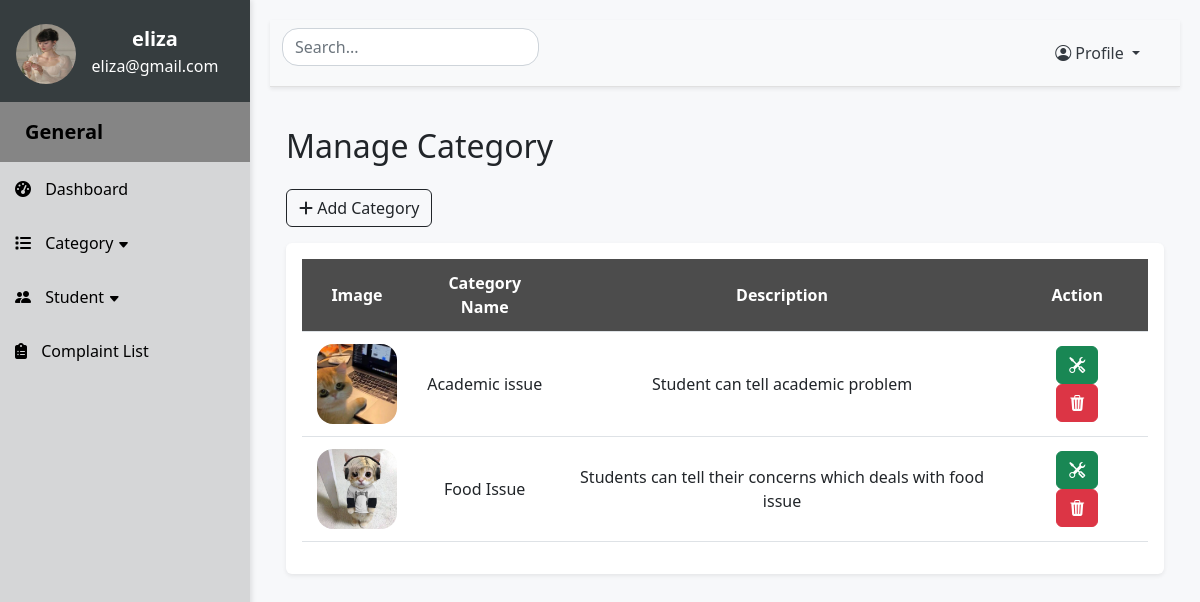
/viewCategory (signed in), run on an earlier commit of the app's database.
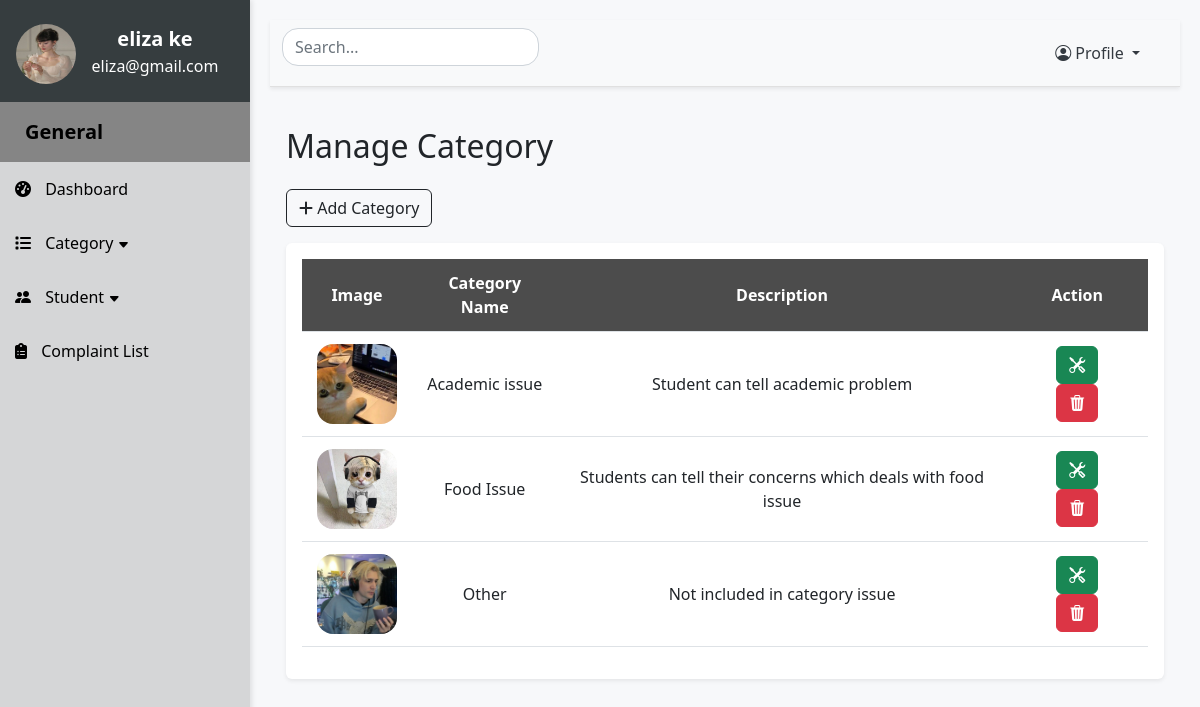
And on a later commit of the database.
### website/models.py (models this page shows)
class Category(db.Model):
    id = db.Column(db.Integer, primary_key=True)
    cat_name = db.Column(db.String(255), nullable=False)
    cat_description = db.Column(db.String(255), nullable=False)
    cat_image = db.Column(db.String(255), nullable=False)
    complaints = db.relationship('Complaints')

### app.py (the view)
@app.route('/viewCategory', methods=['GET', 'POST'])
def viewCategory():
    if 'admin_id' not in session:
        return redirect(url_for('SignIn'))
    else:
        return viewcategory()

### website/adminfeatures.py (called while the page is built)
def viewcategory():
    categories = Category.query.all()
    count = len(categories)
    return render_template("admincategory.html", categories=categories, count=count)

### website/templates/admincategory.html (shortened to what this page needs)
{% extends "adminlayout.html" %} {% block title %}Category Page{% endblock%}
{% block content %}
<h2 class="mt-4">Manage Category</h2>
<a href="/addCategory" class="btn btn-outline-dark btn-rounded my-3"><i class="fas fa-plus"></i> Add Category</a>
<div class="shadow-sm p-3 mb-5 rounded table-responsive">
  <table class="table align-middle">
      <thead>
          <tr>
            <th>Image</th>
            <th>Category Name</th>
            <th>Description</th>
            <th>Action</th>
          </tr>
      </thead>
      <tbody id="search-table-body">
        {% if count == 0 %}
          <tr>
            <td colspan="6"><h5 style="color: grey">There is no data ...</h5></td>
          </tr>
          {% else %}
          {% for cat in categories: %}
          <tr>
            <td>
              <img class="img-fluid rounded-4" style="width:80px; height:80px;" src="{{ url_for('static', filename='images/' + cat.cat_image) }}" alt="photo">
            </td>
            <td class="searchedvalue">{{ cat.cat_name}}</td>
            <td>{{ cat.cat_description}}</td>
            <td>
              <a href="/updateCategory/{{cat.id}}" class="btn btn-success mx-3">
                <i class="bi bi-tools"></i>
              </a>
              <a class="btn btn-danger" onclick="deleteCategory({{ cat.id }})">
                <i class="bi bi-trash3-fill"></i>
              </a>
            </td>
          </tr>
          {% endfor %}
          {% endif %}
      </tbody>
  </table>
</div>
{% endblock %}

### website/templates/adminlayout.html (shortened to what this page needs)
<!DOCTYPE html>
<html lang="en">
<head>
    <link rel="stylesheet" href="https://cdn.jsdelivr.net/npm/bootstrap@5.2.3/dist/css/bootstrap.min.css">
    <link rel="stylesheet" href="https://cdnjs.cloudflare.com/ajax/libs/font-awesome/6.2.1/css/all.min.css">
    <link rel="stylesheet" href="https://cdn.jsdelivr.net/npm/bootstrap-icons@1.11.3/font/bootstrap-icons.min.css">
    <link rel="stylesheet" href="{{ url_for('static', filename='css/admincss.css') }}">
</head>
<body>
    <div class="d-flex">
        <nav class="sidebar">
            <div class="text-center admin-details">
                <div class="admin_details py-4 px-3">
                    <div style="float:left">
                        <img
                        src="{{ url_for('static', filename='images/' + session.get('admin')['admin_profile']) }}"
                        alt="Welcome Image"
                        class="img rounded-circle" style="width:60px;height:60px;"
                        />
                    </div>
                    <div>
                        <p style="margin:0;font-weight:bold;font-size:20px">
                            {{ session.get('admin')['admin_name']}}
                        </p>
                        <p style="margin:0">
                            {{ session.get('admin')['admin_email']}}
                        </p>
                    </div>
                </div>
            </div>
            <ul class="nav flex-column">
                <li class="general">
                    <strong style="font-size:20px;padding-left:10px">General</strong>
                </li>
                <li class="nav-item">
                    <a href="/adminDashboard" class="nav-link"><i class="fas fa-tachometer-alt"></i> Dashboard</a>
                </li>
                <li class="nav-item">
                    <a href="#categorySubmenu" data-bs-toggle="collapse" class="nav-link"><i class="fas fa-list"></i> Category <i class="bi bi-caret-down-fill" style="font-size: 12px;"></i></a>
                </li>
                <li class="nav-item">
                    <a href="#studentsSubmenu" data-bs-toggle="collapse" class="nav-link"><i class="bi bi-people-fill"> </i>Student <i class="bi bi-caret-down-fill" style="font-size: 12px;"></i></a>
                </li>
                <li class="nav-item">
                    <a href="/viewComplaints" class="nav-link"><i class="fas fa-clipboard-list"></i> Complaint List</a>
                </li>
            </ul>
        </nav>
        <div class="content">
            <nav class="navbar navbar-expand-lg navbar-light bg-light shadow-sm">
                <div class="container-fluid">
                    <div class="d-flex">
                        <input class="form-control rounded-4" type="text" placeholder="Search... " aria-label="Search" onkeyup="searchInfo()" id="searchInput">
                    </div>
                    <div class="collapse navbar-collapse" id="navbarNav">
                        <ul class="navbar-nav ms-auto">
                            <li class="nav-item dropdown">
                                <a class="nav-link dropdown-toggle" style="margin-right:20px" href="#" id="navbarDropdown" role="button" data-bs-toggle="dropdown">
                                    <i class="bi bi-person-circle"></i> Profile
                                </a>
                            </li>
                        </ul>
                    </div>
                </div>
            </nav>
            <div class="p-3">
                {% block content %} {% endblock %}
            </div>
</body>
</html>

### website/static/css/admincss.css (style rules this page uses)
body { background-color: #f7f8fa; }
.sidebar { width: 250px; height: 100vh; position: fixed; background-color: #d5d6d7; color: #fff; box-shadow: 2px 0 5px rgba(0,0,0,0.1); }
.sidebar a { color: #000000; text-decoration: none; display: block; padding: 15px; transition: background-color 0.3s; }
.general { padding: 15px; color: rgb(0, 0, 0); background-color: #858585; }
.sidebar .nav-item i { margin-right: 10px; }
.content { margin-left: 250px; padding: 20px; background-color: #f7f8fa; min-height: 100vh; width: calc(100% - 250px); }
.admin_details { color: rgb(255, 255, 255); background-color: rgb(54, 61, 63); }
#searchInput { background-image: url('https://cdn1.iconfinder.com/data/icons/hawcons/32/698627-icon-111-search-512.png'); background-repeat: no-repeat; background-position: right center; background-size: 30px; margin-bottom: 12px; }
.navbar { background-color: #fff; border-bottom: 1px solid #e0e0e0; box-shadow: 0 2px 4px rgba(0,0,0,0.1); }
.navbar .nav-link { color: #343a40; }
.table thead th { background-color: #4c4c4c; color: #fff; text-align: center; }
.table-responsive { background-color: #fff; padding: 10px; border-radius: 10px; box-shadow: 0 2px 4px rgba(0,0,0,0.1); }
.table th, .table td { padding: 0.75rem; text-align: center; vertical-align: middle; }
.table td:first-child, .table th:first-child { width: 13%; }

What changed in the data, as far as the page shows it:
added Category: cat_image (picture), cat_name "Other", cat_description "Not included in category issue"
Also different on the page:
{{ session.get('admin')['admin_name'] }}: "eliza" → "eliza ke"
